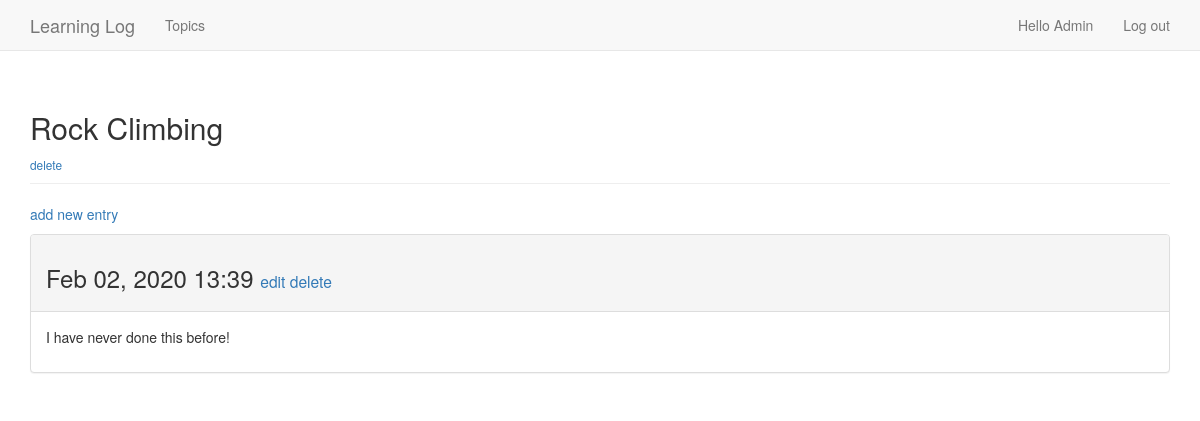
The page /topics/2/ (signed in) on the database its author committed.
### learning_logs/models.py (models this page shows, shortened)
class Topic(models.Model):
    text = models.CharField(max_length=200)
    date_added = models.DateTimeField(auto_now_add=True)
    owner = models.ForeignKey(User, on_delete=models.CASCADE)
    def __str__(self):
        return self.text

class Entry(models.Model):
    topic = models.ForeignKey(Topic, on_delete=models.CASCADE)
    text = models.TextField()
    date_added = models.DateTimeField('date published', auto_now_add=True)
    class Meta:
        verbose_name_plural = 'entries'

### learning_logs/views.py (the view)
# urls.py: path('topics/<int:topic_id>/', views.topic, name='topic'),
@login_required
def topic(request, topic_id):
    topic = Topic.objects.get(id=topic_id)
    if topic.owner != request.user:
        raise Http404
    entries = topic.entry_set.order_by('-date_added')
    context = {
        'topic': topic,
        'entries': entries
    }
    return render(request, 'learning_logs/topic.html', context)

### learning_logs/templates/learning_logs/topic.html
{% extends "learning_logs/base.html" %}
{% block header %}
    <h2>{{ topic }}</h2> <small><a href="{% url 'learning_logs:delete_topic' topic.id %}">delete</a></small>
{% endblock header %}
{% block content %}
    <p>
        <a href="{% url 'learning_logs:new_entry' topic.id %}">add new entry</a>
    </p>
    {% for entry in entries %}
        <div class="panel panel-default">
            <div class="panel-heading">
                <h3>
                    {{ entry.date_added|date:'M d, Y H:i' }}
                    <small>
                        <a href="{% url 'learning_logs:edit_entry' entry.id %}">edit</a>
                        <a href="{% url 'learning_logs:delete_entry' topic.id entry.id %}">delete</a>
                    </small>
                </h3>
            </div>
            <div class="panel-body">
                {{ entry.text|linebreaks }}
            </div>
        </div>
    {% empty %}
            There are no entries for this topic yet.
    {% endfor %}
{% endblock content %}

### learning_logs/templates/learning_logs/base.html (shortened to what this page needs)
{% load bootstrap3 %}
<!DOCTYPE html>
<html lang="en">
    <head>
        {% bootstrap_css %}
    </head>
    <body>
        <nav class="navbar navbar-default navbar-static-top">
            <div class="container">
                <div class="navbar-header">
                    <a class="navbar-brand" href="{% url 'learning_logs:index' %}">Learning Log</a>
                </div>
                <div id="navbar" class="navbar-collapse collapse">
                    <ul class="nav navbar-nav">
                        <li><a href="{% url 'learning_logs:topics' %}">Topics</a></li>
                    </ul>
                    <ul class="nav navbar-nav navbar-right">
                        {% if user.is_authenticated %}
                            <li><a href="{% url 'users:user_info' user.username %}">Hello {{ user.username.title }}</a></li>
                            <li><a href="{% url 'users:logout' %}">Log out</a></li>
                        {% else %}
                            <li><a href="{% url 'users:register' %}">Sign in</a></li>
                            <li><a href="{% url 'users:login' %}">Log in</a></li>
                        {% endif %}
                    </ul>
                </div>
            </div>
        </nav>
        <div class="container">
            <div class="page-header">
                {% block header %}{% endblock header %}
            </div>
            <div>
                {% block content %}{% endblock content %}
            </div>
        </div>
    </body>
</html>

### learning_logs/templates/learning_logs/base.html (style rules this page uses)
li { list-style-type: none; }

### rows shown on the page
Topic: text "Rock Climbing"
Entry: date_added "Feb 02, 2020 13:39", text "I have never done this before!"

### other values the page prints
{{ user.username.title }} "Admin"
